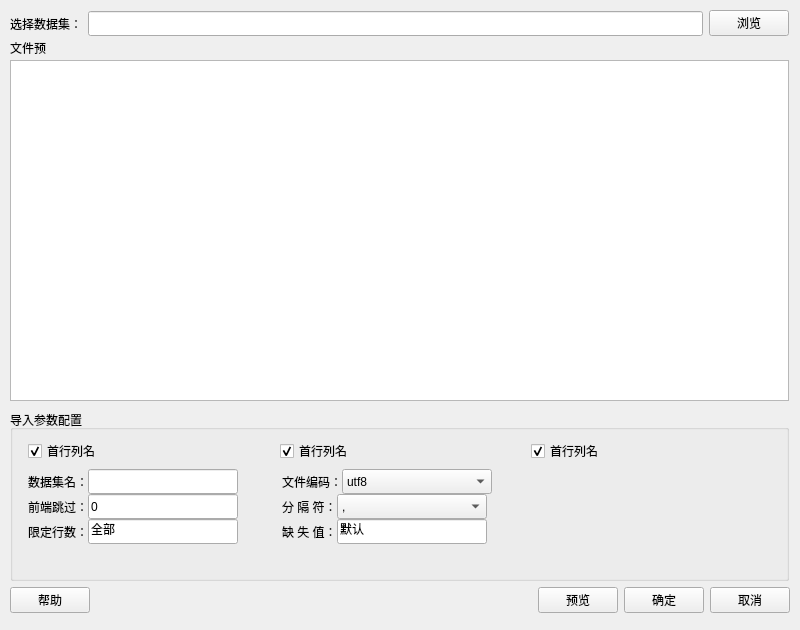
<?xml version="1.0" encoding="UTF-8"?>
<ui version="4.0">
 <class>Form</class>
 <widget class="QWidget" name="Form">
  <property name="geometry">
   <rect>
    <x>0</x>
    <y>0</y>
    <width>800</width>
    <height>630</height>
   </rect>
  </property>
  <property name="minimumSize">
   <size>
    <width>800</width>
    <height>600</height>
   </size>
  </property>
  <property name="maximumSize">
   <size>
    <width>16777215</width>
    <height>16777215</height>
   </size>
  </property>
  <property name="windowTitle">
   <string>导入文本数据</string>
  </property>
  <property name="windowIcon">
   <iconset>
    <normaloff>:/color/theme/default/icons/txt.svg</normaloff>:/color/theme/default/icons/txt.svg</iconset>
  </property>
  <widget class="QWidget" name="widget" native="true">
   <property name="geometry">
    <rect>
     <x>10</x>
     <y>575</y>
     <width>780</width>
     <height>51</height>
    </rect>
   </property>
   <property name="minimumSize">
    <size>
     <width>50</width>
     <height>0</height>
    </size>
   </property>
   <property name="maximumSize">
    <size>
     <width>16777215</width>
     <height>16777215</height>
    </size>
   </property>
   <layout class="QHBoxLayout" name="horizontalLayout_10">
    <item>
     <layout class="QHBoxLayout" name="horizontalLayout_8">
      <item>
       <widget class="QPushButton" name="pushButton_help">
        <property name="minimumSize">
         <size>
          <width>0</width>
          <height>25</height>
         </size>
        </property>
        <property name="text">
         <string>帮助</string>
        </property>
       </widget>
      </item>
      <item>
       <spacer name="horizontalSpacer_2">
        <property name="orientation">
         <enum>Qt::Horizontal</enum>
        </property>
        <property name="sizeHint" stdset="0">
         <size>
          <width>40</width>
          <height>20</height>
         </size>
        </property>
       </spacer>
      </item>
      <item>
       <widget class="QPushButton" name="pushButton_preview">
        <property name="minimumSize">
         <size>
          <width>0</width>
          <height>25</height>
         </size>
        </property>
        <property name="text">
         <string>预览</string>
        </property>
       </widget>
      </item>
      <item>
       <widget class="QPushButton" name="pushButton_ok">
        <property name="minimumSize">
         <size>
          <width>0</width>
          <height>25</height>
         </size>
        </property>
        <property name="text">
         <string>确定</string>
        </property>
       </widget>
      </item>
      <item>
       <widget class="QPushButton" name="pushButton_cancel">
        <property name="minimumSize">
         <size>
          <width>0</width>
          <height>25</height>
         </size>
        </property>
        <property name="text">
         <string>取消</string>
        </property>
       </widget>
      </item>
     </layout>
    </item>
   </layout>
  </widget>
  <widget class="QGroupBox" name="groupBox_2">
   <property name="geometry">
    <rect>
     <x>10</x>
     <y>410</y>
     <width>779</width>
     <height>171</height>
    </rect>
   </property>
   <property name="title">
    <string>导入参数配置</string>
   </property>
   <layout class="QFormLayout" name="formLayout_3">
    <item row="1" column="1">
     <layout class="QHBoxLayout" name="horizontalLayout_11">
      <item>
       <widget class="QCheckBox" name="checkBox_ifColumns_2">
        <property name="text">
         <string>首行列名</string>
        </property>
        <property name="checked">
         <bool>true</bool>
        </property>
       </widget>
      </item>
      <item>
       <widget class="QCheckBox" name="checkBox_ifColumns_3">
        <property name="text">
         <string>首行列名</string>
        </property>
        <property name="checked">
         <bool>true</bool>
        </property>
       </widget>
      </item>
      <item>
       <widget class="QCheckBox" name="checkBox_ifColumns">
        <property name="text">
         <string>首行列名</string>
        </property>
        <property name="checked">
         <bool>true</bool>
        </property>
       </widget>
      </item>
     </layout>
    </item>
    <item row="2" column="1">
     <layout class="QFormLayout" name="formLayout_2">
      <property name="horizontalSpacing">
       <number>4</number>
      </property>
      <item row="0" column="0">
       <layout class="QVBoxLayout" name="verticalLayout">
        <item>
         <layout class="QHBoxLayout" name="horizontalLayout_2">
          <item>
           <widget class="QLabel" name="label_6">
            <property name="minimumSize">
             <size>
              <width>0</width>
              <height>25</height>
             </size>
            </property>
            <property name="text">
             <string>数据集名：</string>
            </property>
           </widget>
          </item>
          <item>
           <widget class="QLineEdit" name="lineEdit_datasetName">
            <property name="minimumSize">
             <size>
              <width>150</width>
              <height>25</height>
             </size>
            </property>
            <property name="maximumSize">
             <size>
              <width>150</width>
              <height>16777215</height>
             </size>
            </property>
            <property name="text">
             <string/>
            </property>
           </widget>
          </item>
          <item>
           <spacer name="horizontalSpacer_7">
            <property name="orientation">
             <enum>Qt::Horizontal</enum>
            </property>
            <property name="sizeHint" stdset="0">
             <size>
              <width>40</width>
              <height>20</height>
             </size>
            </property>
           </spacer>
          </item>
         </layout>
        </item>
        <item>
         <layout class="QHBoxLayout" name="horizontalLayout_3">
          <item>
           <widget class="QLabel" name="label_3">
            <property name="minimumSize">
             <size>
              <width>0</width>
              <height>25</height>
             </size>
            </property>
            <property name="text">
             <string>前端跳过：</string>
            </property>
           </widget>
          </item>
          <item>
           <widget class="QLineEdit" name="lineEdit_passHead">
            <property name="minimumSize">
             <size>
              <width>150</width>
              <height>25</height>
             </size>
            </property>
            <property name="maximumSize">
             <size>
              <width>150</width>
              <height>16777215</height>
             </size>
            </property>
            <property name="text">
             <string>0</string>
            </property>
           </widget>
          </item>
          <item>
           <spacer name="horizontalSpacer_8">
            <property name="orientation">
             <enum>Qt::Horizontal</enum>
            </property>
            <property name="sizeHint" stdset="0">
             <size>
              <width>40</width>
              <height>20</height>
             </size>
            </property>
           </spacer>
          </item>
         </layout>
        </item>
        <item>
         <layout class="QHBoxLayout" name="horizontalLayout_4">
          <item>
           <widget class="QLabel" name="label_4">
            <property name="minimumSize">
             <size>
              <width>0</width>
              <height>25</height>
             </size>
            </property>
            <property name="text">
             <string>限定行数：</string>
            </property>
           </widget>
          </item>
          <item>
           <widget class="QLineEdit" name="lineEdit_limitRow">
            <property name="minimumSize">
             <size>
              <width>150</width>
              <height>25</height>
             </size>
            </property>
            <property name="maximumSize">
             <size>
              <width>150</width>
              <height>16777215</height>
             </size>
            </property>
            <property name="text">
             <string>全部</string>
            </property>
           </widget>
          </item>
          <item>
           <spacer name="horizontalSpacer_9">
            <property name="orientation">
             <enum>Qt::Horizontal</enum>
            </property>
            <property name="sizeHint" stdset="0">
             <size>
              <width>40</width>
              <height>20</height>
             </size>
            </property>
           </spacer>
          </item>
         </layout>
        </item>
       </layout>
      </item>
      <item row="0" column="1">
       <layout class="QVBoxLayout" name="verticalLayout_2">
        <item>
         <layout class="QHBoxLayout" name="horizontalLayout_5">
          <item>
           <widget class="QLabel" name="label_5">
            <property name="minimumSize">
             <size>
              <width>0</width>
              <height>25</height>
             </size>
            </property>
            <property name="text">
             <string>文件编码：</string>
            </property>
           </widget>
          </item>
          <item>
           <widget class="QComboBox" name="comboBox_encode">
            <property name="minimumSize">
             <size>
              <width>150</width>
              <height>25</height>
             </size>
            </property>
            <property name="maximumSize">
             <size>
              <width>100</width>
              <height>16777215</height>
             </size>
            </property>
            <item>
             <property name="text">
              <string>utf8</string>
             </property>
            </item>
            <item>
             <property name="text">
              <string>gb2312</string>
             </property>
            </item>
            <item>
             <property name="text">
              <string>gbk</string>
             </property>
            </item>
            <item>
             <property name="text">
              <string>ascii</string>
             </property>
            </item>
           </widget>
          </item>
          <item>
           <spacer name="horizontalSpacer_3">
            <property name="orientation">
             <enum>Qt::Horizontal</enum>
            </property>
            <property name="sizeHint" stdset="0">
             <size>
              <width>40</width>
              <height>20</height>
             </size>
            </property>
           </spacer>
          </item>
         </layout>
        </item>
        <item>
         <layout class="QHBoxLayout" name="horizontalLayout_6">
          <item>
           <widget class="QLabel" name="label_2">
            <property name="minimumSize">
             <size>
              <width>0</width>
              <height>25</height>
             </size>
            </property>
            <property name="text">
             <string>分 隔 符：</string>
            </property>
           </widget>
          </item>
          <item>
           <widget class="QComboBox" name="comboBox_separator">
            <property name="minimumSize">
             <size>
              <width>150</width>
              <height>25</height>
             </size>
            </property>
            <property name="maximumSize">
             <size>
              <width>150</width>
              <height>16777215</height>
             </size>
            </property>
            <item>
             <property name="text">
              <string>,</string>
             </property>
            </item>
            <item>
             <property name="text">
              <string>;</string>
             </property>
            </item>
            <item>
             <property name="text">
              <string>\s</string>
             </property>
            </item>
            <item>
             <property name="text">
              <string>\t</string>
             </property>
            </item>
           </widget>
          </item>
          <item>
           <spacer name="horizontalSpacer_4">
            <property name="orientation">
             <enum>Qt::Horizontal</enum>
            </property>
            <property name="sizeHint" stdset="0">
             <size>
              <width>40</width>
              <height>20</height>
             </size>
            </property>
           </spacer>
          </item>
         </layout>
        </item>
        <item>
         <layout class="QHBoxLayout" name="horizontalLayout_7">
          <item>
           <widget class="QLabel" name="label_7">
            <property name="minimumSize">
             <size>
              <width>0</width>
              <height>25</height>
             </size>
            </property>
            <property name="text">
             <string>缺 失 值：</string>
            </property>
           </widget>
          </item>
          <item>
           <widget class="QLineEdit" name="lineEdit_missValue">
            <property name="minimumSize">
             <size>
              <width>150</width>
              <height>25</height>
             </size>
            </property>
            <property name="maximumSize">
             <size>
              <width>150</width>
              <height>16777215</height>
             </size>
            </property>
            <property name="text">
             <string>默认</string>
            </property>
           </widget>
          </item>
          <item>
           <spacer name="horizontalSpacer_5">
            <property name="orientation">
             <enum>Qt::Horizontal</enum>
            </property>
            <property name="sizeHint" stdset="0">
             <size>
              <width>40</width>
              <height>20</height>
             </size>
            </property>
           </spacer>
          </item>
         </layout>
        </item>
       </layout>
      </item>
     </layout>
    </item>
   </layout>
  </widget>
  <widget class="QTableWidget" name="tableWidget_previewData">
   <property name="enabled">
    <bool>true</bool>
   </property>
   <property name="geometry">
    <rect>
     <x>10</x>
     <y>60</y>
     <width>779</width>
     <height>341</height>
    </rect>
   </property>
  </widget>
  <widget class="QLabel" name="label">
   <property name="geometry">
    <rect>
     <x>10</x>
     <y>40</y>
     <width>36</width>
     <height>16</height>
    </rect>
   </property>
   <property name="text">
    <string>文件预览</string>
   </property>
  </widget>
  <widget class="QWidget" name="layoutWidget">
   <property name="geometry">
    <rect>
     <x>10</x>
     <y>10</y>
     <width>779</width>
     <height>27</height>
    </rect>
   </property>
   <layout class="QHBoxLayout" name="horizontalLayout">
    <item>
     <widget class="QLabel" name="label_8">
      <property name="minimumSize">
       <size>
        <width>0</width>
        <height>25</height>
       </size>
      </property>
      <property name="text">
       <string>选择数据集：</string>
      </property>
     </widget>
    </item>
    <item>
     <widget class="QLineEdit" name="lineEdit_filePath">
      <property name="minimumSize">
       <size>
        <width>0</width>
        <height>25</height>
       </size>
      </property>
     </widget>
    </item>
    <item>
     <widget class="QPushButton" name="pushButton_choosefile">
      <property name="minimumSize">
       <size>
        <width>0</width>
        <height>25</height>
       </size>
      </property>
      <property name="text">
       <string>浏览</string>
      </property>
     </widget>
    </item>
   </layout>
  </widget>
 </widget>
 <resources/>
 <connections/>
</ui>
